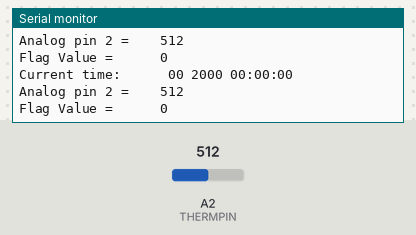
This sketch was run on a simulated Arduino Uno, built with avr-gcc and run on an emulated ATmega328P. Parts: the last lines printed to the serial monitor. The inputs (shaded band) are chosen by the test bench; at power-on: A2 (THERMPIN) = 512.

Above: at 1.3 s.
1.4 s: A2 (THERMPIN) set to 716
At 1.84 s:
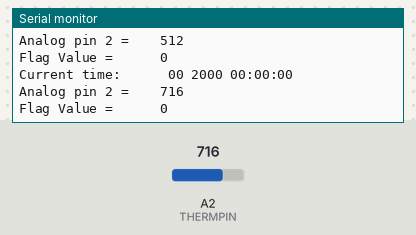
2.9 s: A2 (THERMPIN) set to 900
At 3.36 s:
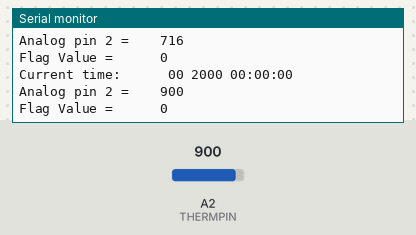
Timing chart, 0 to 5.9 s (numbered marks = the images above; inputs shaded):
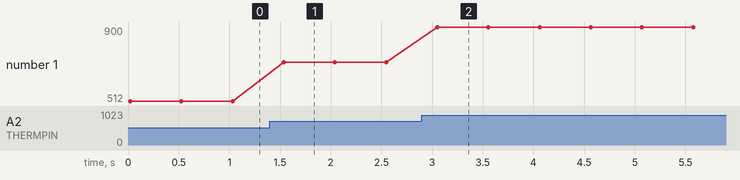

The sketch:

ds3234testing.ino
```cpp
// Date and time functions using a DS1307 RTC connected via I2C and Wire lib

#include <SPI.h>
#include <Wire.h>
#include <RTClib.h>
#include <RTC_DS3234.h>

// Avoid spurious warnings
#undef PROGMEM
#define PROGMEM __attribute__(( section(".progmem.data") ))
#undef PSTR
#define PSTR(s) (__extension__({static prog_char __c[] PROGMEM = (s); &__c[0];}))
#define BUFF_MAX 256

    //Define Output Pin for RTC
#define cs 10
    //Define Analog Input Pin for Thermistor Reading
#define THERMPIN 2

// Create a RTC instance, using the chip select pin it's connected to
RTC_DS3234 RTC(cs);

void setup () {
    Serial.begin(57600);
    Wire.begin();
    SPI.begin();
    RTC.begin();
    RTC.adjust(DateTime(__DATE__, __TIME__));

        //adjust clock settings
    pinMode(cs,OUTPUT); // setup RTC Chip
    pinMode(THERMPIN,INPUT); // setup Thermistor Pin

        //set control register
        //8E=write to location for control register
        //B01100101=Oscillator always on, SQW on, Convert Temp off, SQW freq@ 1Hz, Interrupt enabled, Alarm 2 off, Alarm 1 on
    RTCWrite(0x8E,B01100101);

        //calculate alarm time by adding 45 seconds to current time
    DateTime now = RTC.now();
    DateTime alarmtime = (now.unixtime() + 45);

        //set alarm time: seconds
        //87=write to location for alarm seconds
        //binary & second with 0x7F required to turn alarm second "on"
    RTCWrite(0x87,alarmtime.second() & 0x7F);

        //set alarm time: minutes
        //88=write to location for alarm minutes
        //binary & minute with 0x7F required to turn alarm minute "on"
    RTCWrite(0x88,alarmtime.minute() & 0x7F);

        //set alarm time: hour
        //89=write to location for alarm hour
        //binary & hour with 0x7F required to turn alarm hour "on"
    RTCWrite(0x89,alarmtime.hour() & 0x7F);

        //set alarm time: day
        //87=write to location for alarm day
        //binary & day with B01001111 required to turn alarm day "on" (not dayofWeek)
    RTCWrite(0x87,alarmtime.day() & B01001111);

        //reset flags
        //8F=write to location for control/status flags
        //B00000000=Ocillator Stop Flag 0, No Batt Backed 32 KHz Output, Keep Temp CONV Rate at 64 sec (may change later), disable 32 KHz output, temp Not Busy, alarm 2 not tripped, alarm 1 not tripped
    RTCWrite(0x8E,B00000000);

}

void loop () {
    const int len = 32;
    static char buf[len];

    DateTime now = RTC.now();


    Serial.print("Current time:     ");
    Serial.println(now.toString(buf,len));

    //Serial.print(" since midnight 1/1/1970 = ");
    //Serial.print(now.unixtime());
    //Serial.print("sseconds, = ");
    //Serial.print(now.unixtime() / 86400L);
    //Serial.println("days");

    // calculate a date which is 7 days and 30 seconds into the future
    DateTime future (now.unixtime() + 7 * 86400L + 30 );

    //Serial.print(" now + 7d + 30s: ");
    //Serial.println(future.toString(buf,len));

    int thermval = analogRead(THERMPIN);
    Serial.print("Analog pin 2 =    ");
    Serial.println(thermval);
    Serial.println();

    char flagval = 0x00;
    flagval = RTCRead(0x0F);
    Serial.print("Flag Value =      ");
    Serial.println(flagval,DEC);
    Serial.println();


    delay(500);
}

//Routine to Write data to RTC Register VIA Arduino SPI
void RTCWrite(char reg, char val){
    noInterrupts();
    digitalWrite(cs, LOW);     //enable SPI read/write for chip
    SPI.transfer(reg);         //define memory register location
    SPI.transfer(val);         //write value
    digitalWrite(cs, HIGH);    //disable SPI read/write for chip
    delay(10);                 //delay 10 ms to make sure chip is off
    interrupts();
}

//Routine to Read data From RTC Register VIA Arduino SPI
char RTCRead(char reg){
    noInterrupts();
    char val = 0x00;
    digitalWrite(cs, LOW);    //enable SPI read/write for chip
    SPI.transfer(reg);        //define memory register location
    val = bcd2bin(SPI.transfer(-1));   //retrieve value
    digitalWrite(cs, HIGH);   //disable SPI read/write for chip
    delay(10);                //delay 10 ms to make sure chip is off
    interrupts();
    return val;
}
```

Measured:
- after the input at 1.4 s, the serial monitor: prints a new line after 0.14 s (image 1)
- after the input at 2.9 s, the serial monitor: prints a new line after 0.15 s (image 2)
- plotted number 1: 512 → 716 after the input at 1.4 s, 716 → 900 after the input at 2.9 s
